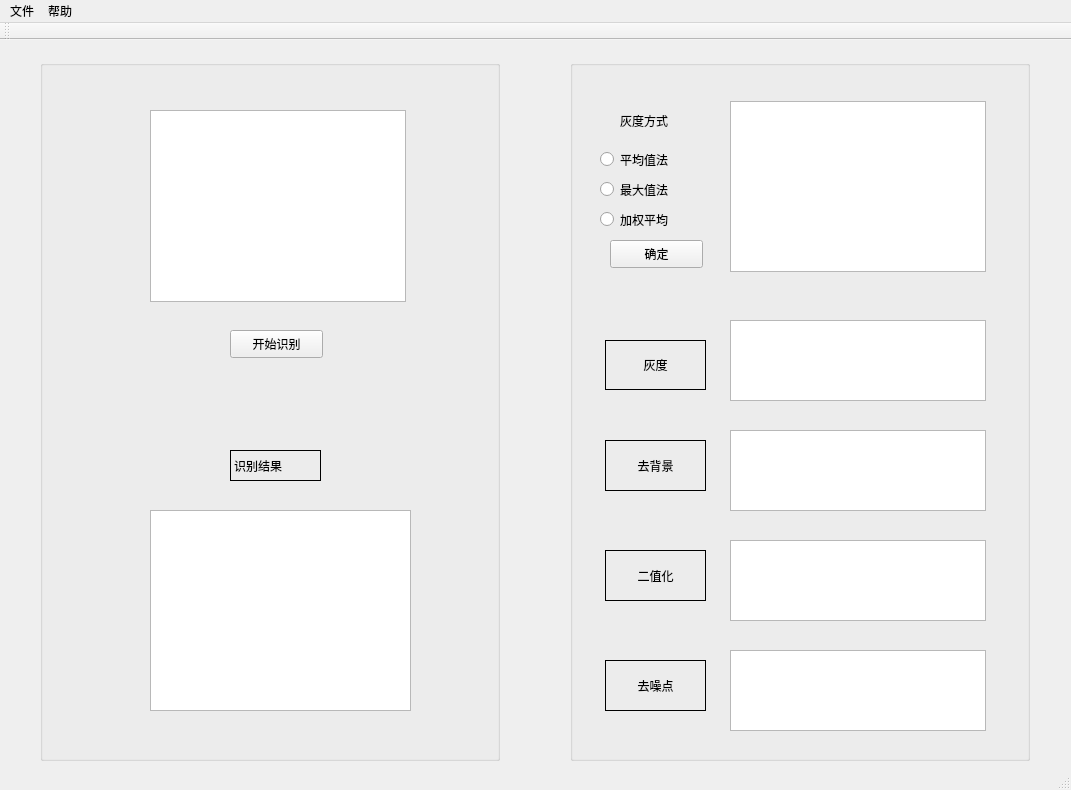
<?xml version="1.0" encoding="UTF-8"?>
<ui version="4.0">
 <class>ViewClass</class>
 <widget class="QMainWindow" name="ViewClass">
  <property name="geometry">
   <rect>
    <x>0</x>
    <y>0</y>
    <width>1071</width>
    <height>790</height>
   </rect>
  </property>
  <property name="windowTitle">
   <string>App</string>
  </property>
  <widget class="QWidget" name="centralWidget">
   <widget class="QGroupBox" name="groupBox">
    <property name="geometry">
     <rect>
      <x>40</x>
      <y>20</y>
      <width>460</width>
      <height>701</height>
     </rect>
    </property>
    <property name="title">
     <string/>
    </property>
    <widget class="QGraphicsView" name="leftOriginView">
     <property name="geometry">
      <rect>
       <x>110</x>
       <y>50</y>
       <width>256</width>
       <height>192</height>
      </rect>
     </property>
    </widget>
    <widget class="QPushButton" name="recognizeButton">
     <property name="geometry">
      <rect>
       <x>190</x>
       <y>270</y>
       <width>93</width>
       <height>28</height>
      </rect>
     </property>
     <property name="styleSheet">
      <string notr="true">font: 12pt &quot;Agency FB&quot;;</string>
     </property>
     <property name="text">
      <string>开始识别</string>
     </property>
    </widget>
    <widget class="QTextBrowser" name="resultText">
     <property name="geometry">
      <rect>
       <x>110</x>
       <y>450</y>
       <width>261</width>
       <height>201</height>
      </rect>
     </property>
    </widget>
    <widget class="QLabel" name="label">
     <property name="geometry">
      <rect>
       <x>190</x>
       <y>390</y>
       <width>91</width>
       <height>31</height>
      </rect>
     </property>
     <property name="styleSheet">
      <string notr="true">font: 12pt &quot;Agency FB&quot;;</string>
     </property>
     <property name="frameShape">
      <enum>QFrame::Box</enum>
     </property>
     <property name="text">
      <string>识别结果</string>
     </property>
    </widget>
   </widget>
   <widget class="QGroupBox" name="groupBox_2">
    <property name="geometry">
     <rect>
      <x>570</x>
      <y>20</y>
      <width>460</width>
      <height>701</height>
     </rect>
    </property>
    <property name="title">
     <string/>
    </property>
    <widget class="QGraphicsView" name="removeBgView">
     <property name="geometry">
      <rect>
       <x>160</x>
       <y>370</y>
       <width>256</width>
       <height>81</height>
      </rect>
     </property>
    </widget>
    <widget class="QGraphicsView" name="binaryzationView">
     <property name="geometry">
      <rect>
       <x>160</x>
       <y>480</y>
       <width>256</width>
       <height>81</height>
      </rect>
     </property>
    </widget>
    <widget class="QGraphicsView" name="grayView">
     <property name="geometry">
      <rect>
       <x>160</x>
       <y>260</y>
       <width>256</width>
       <height>81</height>
      </rect>
     </property>
    </widget>
    <widget class="QGraphicsView" name="denoiseView">
     <property name="geometry">
      <rect>
       <x>160</x>
       <y>590</y>
       <width>256</width>
       <height>81</height>
      </rect>
     </property>
    </widget>
    <widget class="QGraphicsView" name="rightOriginView">
     <property name="geometry">
      <rect>
       <x>160</x>
       <y>41</y>
       <width>256</width>
       <height>171</height>
      </rect>
     </property>
    </widget>
    <widget class="QLabel" name="label_4">
     <property name="geometry">
      <rect>
       <x>35</x>
       <y>380</y>
       <width>101</width>
       <height>51</height>
      </rect>
     </property>
     <property name="styleSheet">
      <string notr="true">font: 14pt &quot;Agency FB&quot;;</string>
     </property>
     <property name="frameShape">
      <enum>QFrame::Box</enum>
     </property>
     <property name="text">
      <string>去背景</string>
     </property>
     <property name="alignment">
      <set>Qt::AlignCenter</set>
     </property>
    </widget>
    <widget class="QLabel" name="label_3">
     <property name="geometry">
      <rect>
       <x>35</x>
       <y>490</y>
       <width>101</width>
       <height>51</height>
      </rect>
     </property>
     <property name="styleSheet">
      <string notr="true">font: 14pt &quot;Agency FB&quot;;</string>
     </property>
     <property name="frameShape">
      <enum>QFrame::Box</enum>
     </property>
     <property name="text">
      <string>二值化</string>
     </property>
     <property name="alignment">
      <set>Qt::AlignCenter</set>
     </property>
    </widget>
    <widget class="QLabel" name="label_2">
     <property name="geometry">
      <rect>
       <x>35</x>
       <y>600</y>
       <width>101</width>
       <height>51</height>
      </rect>
     </property>
     <property name="styleSheet">
      <string notr="true">font: 14pt &quot;Agency FB&quot;;</string>
     </property>
     <property name="frameShape">
      <enum>QFrame::Box</enum>
     </property>
     <property name="text">
      <string>去噪点</string>
     </property>
     <property name="alignment">
      <set>Qt::AlignCenter</set>
     </property>
    </widget>
    <widget class="QLabel" name="label_5">
     <property name="geometry">
      <rect>
       <x>35</x>
       <y>280</y>
       <width>101</width>
       <height>50</height>
      </rect>
     </property>
     <property name="styleSheet">
      <string notr="true">font: 14pt &quot;Agency FB&quot;;</string>
     </property>
     <property name="frameShape">
      <enum>QFrame::Box</enum>
     </property>
     <property name="frameShadow">
      <enum>QFrame::Plain</enum>
     </property>
     <property name="lineWidth">
      <number>1</number>
     </property>
     <property name="text">
      <string>灰度</string>
     </property>
     <property name="textFormat">
      <enum>Qt::AutoText</enum>
     </property>
     <property name="alignment">
      <set>Qt::AlignCenter</set>
     </property>
     <property name="wordWrap">
      <bool>false</bool>
     </property>
    </widget>
    <widget class="QRadioButton" name="aveButton">
     <property name="geometry">
      <rect>
       <x>30</x>
       <y>90</y>
       <width>115</width>
       <height>19</height>
      </rect>
     </property>
     <property name="styleSheet">
      <string notr="true">font: 12pt &quot;Agency FB&quot;;</string>
     </property>
     <property name="text">
      <string>平均值法</string>
     </property>
    </widget>
    <widget class="QRadioButton" name="maxbutton">
     <property name="geometry">
      <rect>
       <x>30</x>
       <y>120</y>
       <width>115</width>
       <height>19</height>
      </rect>
     </property>
     <property name="styleSheet">
      <string notr="true">font: 12pt &quot;Agency FB&quot;;</string>
     </property>
     <property name="text">
      <string>最大值法</string>
     </property>
    </widget>
    <widget class="QRadioButton" name="weightAveButton">
     <property name="geometry">
      <rect>
       <x>30</x>
       <y>150</y>
       <width>115</width>
       <height>19</height>
      </rect>
     </property>
     <property name="styleSheet">
      <string notr="true">font: 12pt &quot;Agency FB&quot;;</string>
     </property>
     <property name="text">
      <string>加权平均</string>
     </property>
    </widget>
    <widget class="QLabel" name="label_6">
     <property name="geometry">
      <rect>
       <x>50</x>
       <y>50</y>
       <width>81</width>
       <height>21</height>
      </rect>
     </property>
     <property name="styleSheet">
      <string notr="true">font: 12pt &quot;Agency FB&quot;；</string>
     </property>
     <property name="text">
      <string>灰度方式</string>
     </property>
    </widget>
    <widget class="QPushButton" name="confirmButton">
     <property name="geometry">
      <rect>
       <x>40</x>
       <y>180</y>
       <width>93</width>
       <height>28</height>
      </rect>
     </property>
     <property name="text">
      <string>确定</string>
     </property>
    </widget>
   </widget>
  </widget>
  <widget class="QMenuBar" name="menuBar">
   <property name="geometry">
    <rect>
     <x>0</x>
     <y>0</y>
     <width>1071</width>
     <height>26</height>
    </rect>
   </property>
   <widget class="QMenu" name="file">
    <property name="title">
     <string>文件</string>
    </property>
    <addaction name="importPicAction"/>
    <addaction name="saveAction"/>
    <addaction name="separator"/>
    <addaction name="exitAction"/>
   </widget>
   <widget class="QMenu" name="help">
    <property name="title">
     <string>帮助</string>
    </property>
    <addaction name="donateAction"/>
    <addaction name="guideAction"/>
    <addaction name="separator"/>
    <addaction name="aboutAction"/>
   </widget>
   <addaction name="file"/>
   <addaction name="help"/>
  </widget>
  <widget class="QToolBar" name="mainToolBar">
   <attribute name="toolBarArea">
    <enum>TopToolBarArea</enum>
   </attribute>
   <attribute name="toolBarBreak">
    <bool>false</bool>
   </attribute>
  </widget>
  <widget class="QStatusBar" name="statusBar"/>
  <action name="importPicAction">
   <property name="text">
    <string>导入图片</string>
   </property>
  </action>
  <action name="exitAction">
   <property name="text">
    <string>退出</string>
   </property>
  </action>
  <action name="donateAction">
   <property name="text">
    <string>捐助</string>
   </property>
  </action>
  <action name="aboutAction">
   <property name="text">
    <string>关于</string>
   </property>
  </action>
  <action name="guideAction">
   <property name="text">
    <string>指南</string>
   </property>
  </action>
  <action name="saveAction">
   <property name="text">
    <string>保存文件</string>
   </property>
  </action>
 </widget>
 <layoutdefault spacing="6" margin="11"/>
 <resources>
  <include location="Vcode.qrc"/>
 </resources>
 <connections/>
</ui>
